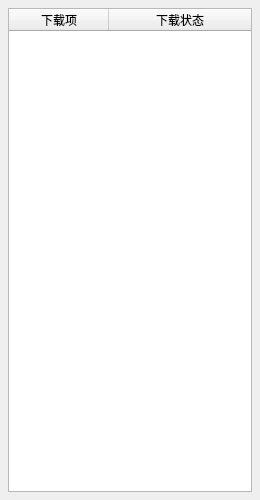
<?xml version="1.0" encoding="UTF-8"?>
<ui version="4.0">
 <class>show_download</class>
 <widget class="QMainWindow" name="show_download">
  <property name="windowModality">
   <enum>Qt::WindowModal</enum>
  </property>
  <property name="geometry">
   <rect>
    <x>0</x>
    <y>0</y>
    <width>260</width>
    <height>500</height>
   </rect>
  </property>
  <property name="windowTitle">
   <string>下载列表</string>
  </property>
  <widget class="QWidget" name="centralwidget">
   <property name="font">
    <font>
     <family>Microsoft YaHei UI</family>
    </font>
   </property>
   <property name="contextMenuPolicy">
    <enum>Qt::NoContextMenu</enum>
   </property>
   <layout class="QVBoxLayout" name="verticalLayout">
    <property name="leftMargin">
     <number>8</number>
    </property>
    <property name="topMargin">
     <number>8</number>
    </property>
    <property name="rightMargin">
     <number>8</number>
    </property>
    <property name="bottomMargin">
     <number>8</number>
    </property>
    <item>
     <widget class="QTableWidget" name="uiTableWidget_downloading">
      <property name="editTriggers">
       <set>QAbstractItemView::NoEditTriggers</set>
      </property>
      <property name="selectionMode">
       <enum>QAbstractItemView::NoSelection</enum>
      </property>
      <property name="selectionBehavior">
       <enum>QAbstractItemView::SelectRows</enum>
      </property>
      <property name="cornerButtonEnabled">
       <bool>false</bool>
      </property>
      <attribute name="horizontalHeaderHighlightSections">
       <bool>false</bool>
      </attribute>
      <attribute name="horizontalHeaderStretchLastSection">
       <bool>true</bool>
      </attribute>
      <attribute name="verticalHeaderHighlightSections">
       <bool>false</bool>
      </attribute>
      <column>
       <property name="text">
        <string>下载项</string>
       </property>
      </column>
      <column>
       <property name="text">
        <string>下载状态</string>
       </property>
      </column>
     </widget>
    </item>
   </layout>
  </widget>
 </widget>
 <resources/>
 <connections/>
</ui>
